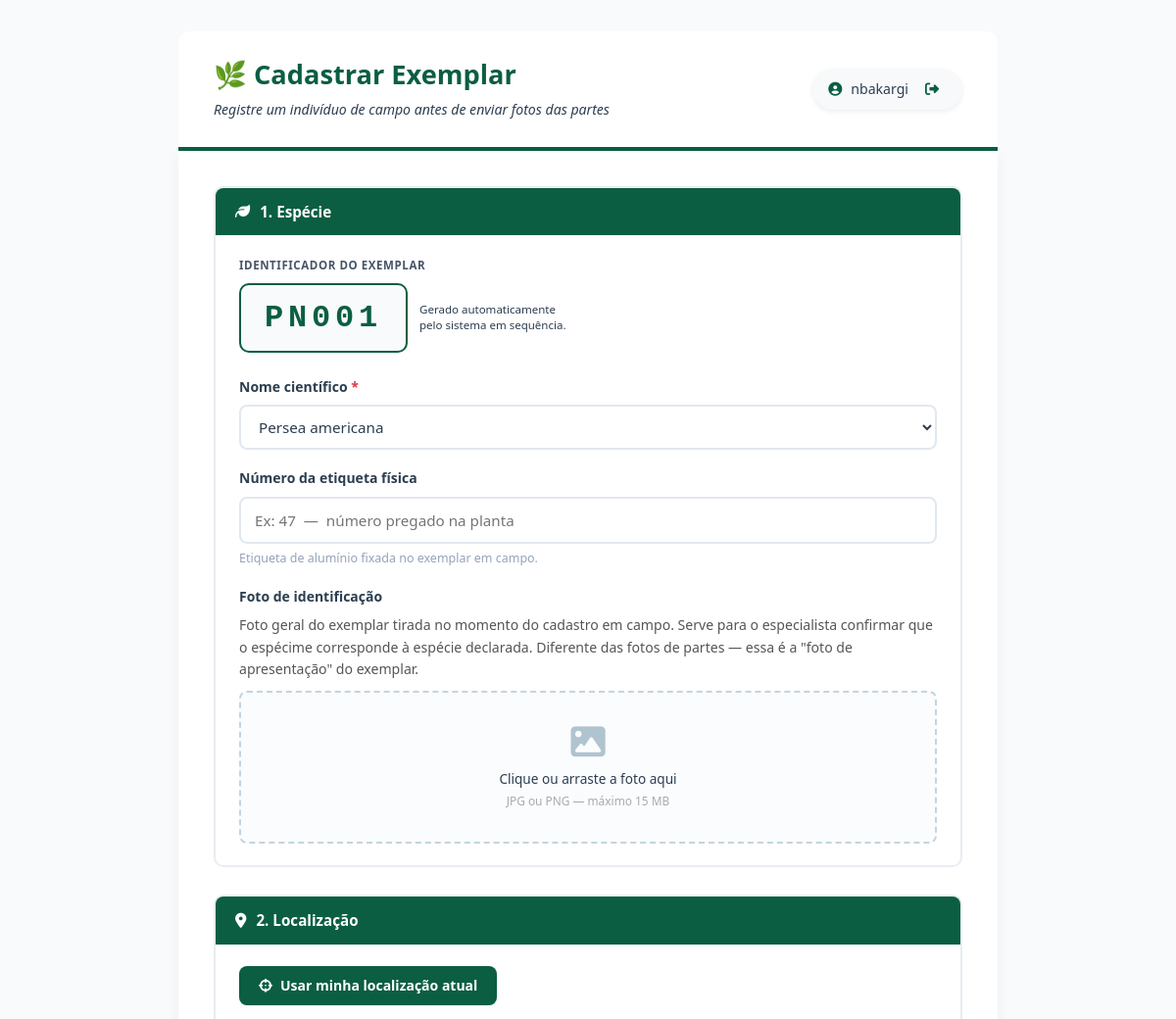
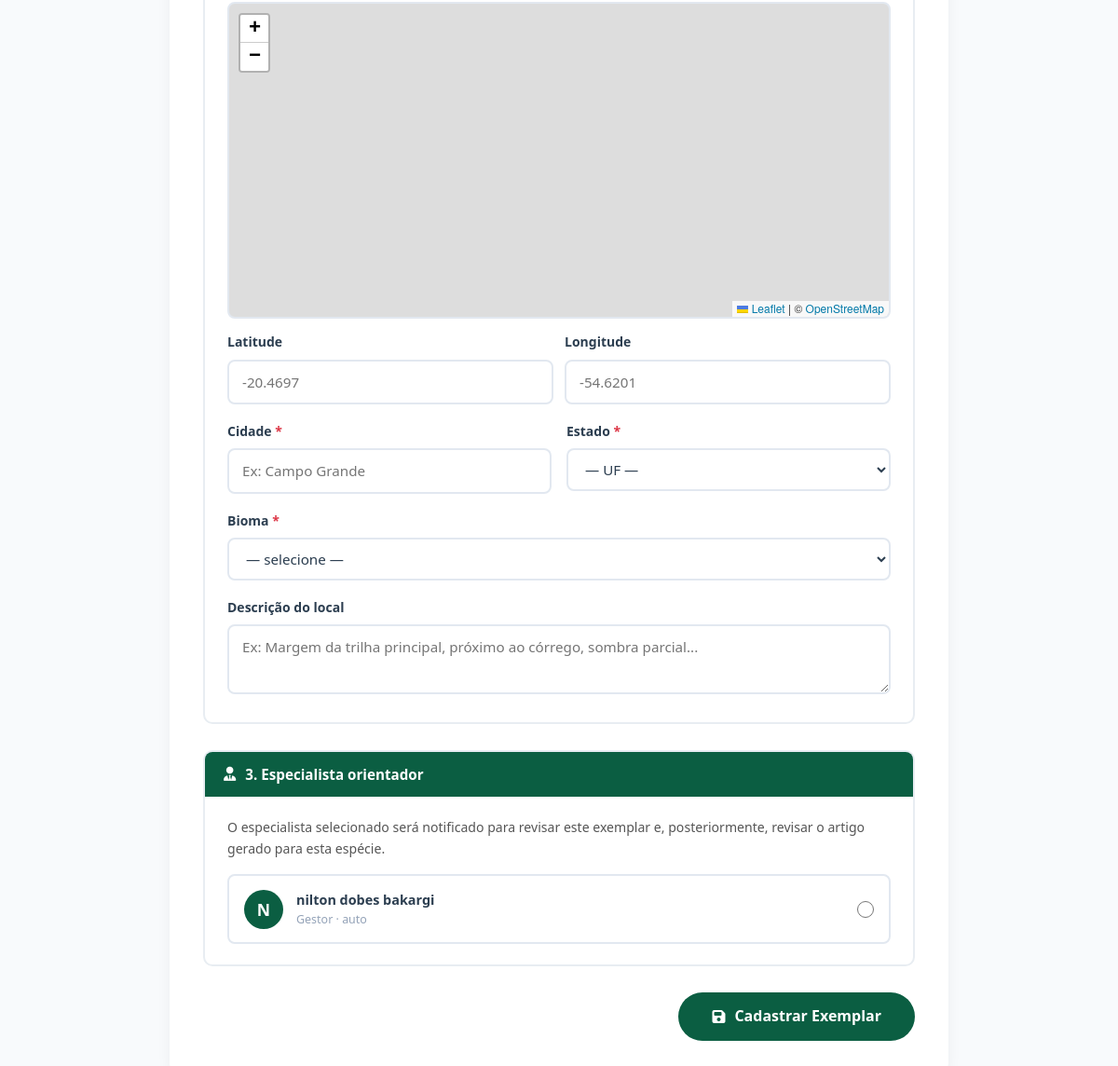
The page /src/Views/cadastrar_exemplar.php?especie_id=1 (signed in) on the database its author committed (2 pictures, top to bottom).
### tables this page shows
CREATE TABLE `usuarios` (
  `id` int NOT NULL,
  `nome` varchar(150) NOT NULL,
  `email` varchar(150) NOT NULL,
  `senha_hash` varchar(255) NOT NULL,
  `categoria` enum('gestor','colaborador','revisor','validador','visitante') DEFAULT 'visitante',
  `subtipo_colaborador` varchar(100) DEFAULT NULL,
  `bio` text,
  `foto_perfil` varchar(255) DEFAULT NULL,
  `instituicao` varchar(255) DEFAULT NULL,
  `lattes` varchar(500) DEFAULT NULL,
  `orcid` varchar(20) DEFAULT NULL,
  `status_verificacao` enum('pendente','verificado','bloqueado','aguardando_gestor') DEFAULT 'pendente',
  `ativo` tinyint(1) DEFAULT '1',
  `data_cadastro` datetime DEFAULT CURRENT_TIMESTAMP,
  `ultimo_acesso` datetime DEFAULT NULL
);

### src/Views/cadastrar_exemplar.php (the view, shortened to what this page needs)
<?php
require_once __DIR__ . '/../../config/banco_de_dados.php';
$usuario_nome = $_SESSION['usuario_nome'] ?? 'Usuário';
$especies = $pdo->query("
    SELECT id, nome_cientifico
    FROM especies_administrativo
    WHERE status NOT IN ('publicado')
    ORDER BY nome_cientifico
")->fetchAll();
$especialistas = $pdo->query("
    SELECT id, nome, categoria, instituicao
    FROM usuarios
    WHERE categoria IN ('revisor','gestor')
      AND status_verificacao = 'verificado'
      AND ativo = 1
    ORDER BY nome
")->fetchAll();
$especie_pre = isset($_GET['especie_id']) ? (int)$_GET['especie_id'] : 0;
$stmt_prox = $pdo->query("SELECT MAX(CAST(SUBSTRING(codigo, 3) AS UNSIGNED)) FROM exemplares WHERE codigo REGEXP '^PN[0-9]{3}$'");
$proximo_num = (int)$stmt_prox->fetchColumn() + 1;
$proximo_codigo = 'PN' . str_pad($proximo_num, 3, '0', STR_PAD_LEFT);
?>
<!DOCTYPE html>
<html lang="pt-br">
<head>
    <link rel="stylesheet" href="https://unpkg.com/leaflet@1.9.4/dist/leaflet.css">
    <link href="https://cdn.jsdelivr.net/npm/bootstrap@5.3.0/dist/css/bootstrap.min.css" rel="stylesheet">
    <link rel="stylesheet" href="https://cdnjs.cloudflare.com/ajax/libs/font-awesome/6.4.2/css/all.min.css">
    <link rel="stylesheet" href="/penomato_mvp/assets/css/estilo.css">
</head>
<body>
<div class="container">
    <div class="cabecalho">
        <div>
            <h1>🌿 Cadastrar Exemplar</h1>
            <div class="sub">Registre um indivíduo de campo antes de enviar fotos das partes</div>
        </div>
        <div class="user-pill">
            <i class="fas fa-user-circle"></i>
            <span><?= htmlspecialchars($usuario_nome) ?></span>
            <a href="/penomato_mvp/src/Controllers/auth/logout_controlador.php"
               class="btn-sair" onclick="return confirm('Deseja sair?')">
                <i class="fas fa-sign-out-alt"></i>
            </a>
        </div>
    </div>
    <div class="card-form">
        <form method="POST"
              action="/penomato_mvp/src/Controllers/processar_cadastro_exemplar.php"
              enctype="multipart/form-data"
              id="form-exemplar">
            <div class="secao">
                <div class="secao-titulo">
                    <i class="fas fa-leaf"></i> 1. Espécie
                </div>
                <div class="secao-corpo">
                    <div class="campo" style="margin-bottom: var(--esp-6);">
                        <label style="text-transform:uppercase;font-size:var(--texto-xs);letter-spacing:.05em;font-weight:var(--peso-bold);color:var(--cinza-600);">
                            Identificador do Exemplar
                        </label>
                        <div style="display:flex;align-items:center;gap:var(--esp-3);margin-top:var(--esp-2);">
                            <span style="font-size:2rem;font-weight:var(--peso-bold);font-family:monospace;
                                         color:var(--cor-primaria);background:var(--cinza-50);
                                         border:2px solid var(--cor-primaria);border-radius:var(--raio-md);
                                         padding:var(--esp-2) var(--esp-6);letter-spacing:.15em;">
                                <?php echo htmlspecialchars($proximo_codigo); ?>
                            </span>
                            <span style="font-size:var(--texto-xs);color:var(--cinza-500);line-height:1.4;">
                                Gerado automaticamente<br>pelo sistema em sequência.
                            </span>
                        </div>
                    </div>
                    <div class="campo">
                        <label for="especie_id">
                            Nome científico <span class="req">*</span>
                        </label>
                        <select name="especie_id" id="especie_id" required>
                            <?php foreach ($especies as $esp): ?>
                                <option value="<?= $esp['id'] ?>"
                                    <?= $especie_pre == $esp['id'] ? 'selected' : '' ?>>
                                    <?= htmlspecialchars($esp['nome_cientifico']) ?>
                                </option>
                            <?php endforeach; ?>
                        </select>
                    </div>
                    <div class="campo">
                        <label for="numero_etiqueta">
                            Número da etiqueta física
                        </label>
                        <input type="text" name="numero_etiqueta" id="numero_etiqueta"
                               placeholder="Ex: 47  —  número pregado na planta"
                               maxlength="50">
                        <div class="hint">Etiqueta de alumínio fixada no exemplar em campo.</div>
                    </div>
                    <div class="campo">
                        <label>Foto de identificação</label>
                        <p style="font-size:.88rem;color:#555;margin-bottom:10px;margin-top:2px;">
                            Foto geral do exemplar tirada no momento do cadastro em campo.
                            Serve para o especialista confirmar que o espécime corresponde à espécie declarada.
                            Diferente das fotos de partes — essa é a "foto de apresentação" do exemplar.
                        </p>
                        <div class="drop-zone" id="drop-zone"
                             onclick="document.getElementById('input-foto').click()">
                            <i class="fas fa-image"></i>
                            <p>Clique ou arraste a foto aqui<br>
                               <small style="color:#aaa">JPG ou PNG — máximo 15 MB</small></p>
                        </div>
                    </div>
                </div>
            </div>
            <div class="secao">
                <div class="secao-titulo">
                    <i class="fas fa-map-marker-alt"></i> 2. Localização
                </div>
                <div class="secao-corpo">
                    <button type="button" class="btn-gps" id="btn-gps" onclick="capturarGPS()">
                        <i class="fas fa-crosshairs"></i> Usar minha localização atual
                    </button>
                    <div id="mapa"></div>
                    <div class="coords-row">
                        <div class="campo">
                            <label for="latitude">Latitude</label>
                            <input type="number" name="latitude" id="latitude"
                                   step="0.00000001" min="-90" max="90"
                                   placeholder="-20.4697">
                        </div>
                        <div class="campo">
                            <label for="longitude">Longitude</label>
                            <input type="number" name="longitude" id="longitude"
                                   step="0.00000001" min="-180" max="180"
                                   placeholder="-54.6201">
                        </div>
                    </div>
                    <div class="grid-2">
                        <div class="campo">
                            <label for="cidade">Cidade <span class="req">*</span></label>
                            <input type="text" name="cidade" id="cidade"
                                   placeholder="Ex: Campo Grande" maxlength="150" required>
                        </div>
                        <div class="campo">
                            <label for="estado">Estado <span class="req">*</span></label>
                            <select name="estado" id="estado" required>
                                <option value="">— UF —</option>
                            </select>
                        </div>
                    </div>
                    <div class="campo">
                        <label for="bioma">Bioma <span class="req">*</span></label>
                        <select name="bioma" id="bioma" required>
                            <option value="">— selecione —</option>
                        </select>
                    </div>
                    <div class="campo">
                        <label for="descricao_local">Descrição do local</label>
                        <textarea name="descricao_local" id="descricao_local"
                                  placeholder="Ex: Margem da trilha principal, próximo ao córrego, sombra parcial..."></textarea>
                    </div>
                </div>
            </div>
            <div class="secao">
                <div class="secao-titulo">
                    <i class="fas fa-user-tie"></i> 3. Especialista orientador
                </div>
                <div class="secao-corpo">
                    <p style="font-size:.88rem;color:#555;margin-bottom:16px;">
                        O especialista selecionado será notificado para revisar este exemplar
                        e, posteriormente, revisar o artigo gerado para esta espécie.
                    </p>
                    <?php if (empty($especialistas)): ?>
                        <div class="alerta alerta-warning">
                            <i class="fas fa-exclamation-triangle"></i>
                            <span>Nenhum especialista cadastrado ainda. Peça ao gestor para cadastrar
                            um usuário com categoria <strong>Revisor</strong> antes de continuar.</span>
                        </div>
                        <input type="hidden" name="especialista_id" value="">
                    <?php else: ?>
                        <div style="display:flex;flex-direction:column;gap:10px;" id="lista-especialistas">
                            <?php foreach ($especialistas as $esp): ?>
                                <label class="esp-card" id="card-<?= $esp['id'] ?>"
                                       onclick="selecionarEsp(<?= $esp['id'] ?>)">
                                    <div class="esp-avatar">
                                        <?= strtoupper(substr($esp['nome'], 0, 1)) ?>
                                    </div>
                                    <div>
                                        <div class="esp-nome"><?= htmlspecialchars($esp['nome']) ?></div>
                                        <div class="esp-cat">
                                            <?= ucfirst($esp['categoria']) ?>
                                            <?= $esp['instituicao'] ? ' · ' . htmlspecialchars($esp['instituicao']) : '' ?>
                                        </div>
                                    </div>
                                    <input type="radio" name="_esp_radio"
                                           value="<?= $esp['id'] ?>" class="esp-radio">
                                </label>
                            <?php endforeach; ?>
                        </div>
                    <?php endif; ?>
                </div>
            </div>
            <div class="rodape">
                <a href="/penomato_mvp/src/Views/entrar_colaborador.php" class="btn-voltar">
                    <i class="fas fa-arrow-left"></i> Voltar ao Painel
                </a>
                <button type="submit" class="btn-salvar" id="btn-salvar">
                    <i class="fas fa-save"></i> Cadastrar Exemplar
                </button>
            </div>
        </form>
    </div>
</div>
</body>
</html>

### assets/css/estilo.css (style rules this page uses)
:root { --verde-900: #052e1c; --verde-800: #0b5e42; --verde-700: #0a4c35; --verde-600: #1a7a5a; --verde-400: #34c48a; --verde-100: #e8f5e9; --verde-50: #f0fdf6; --cor-primaria: var(--verde-800); --cor-primaria-hover: var(--verde-700); --cor-primaria-fundo: var(--verde-100); --cinza-900: #1a2634; --cinza-800: #2c3e50; --cinza-600: #475569; --cinza-400: #94a3b8; --cinza-300: #cbd5e1; --cinza-200: #e2e8f0; --cinza-100: #f1f5f9; --cinza-50: #f8fafc; --branco: #ffffff; --sucesso-texto: #155724; --sucesso-fundo: #d4edda; --sucesso-borda: #c3e6cb; --sucesso-cor: #28a745; --perigo-texto: #721c24; --perigo-fundo: #f8d7da; --perigo-borda: #f5c6cb; --perigo-cor: #dc3545; --aviso-texto: #856404; --aviso-fundo: #fff3cd; --aviso-borda: #ffc107; --aviso-cor: #e6ac00; --info-texto: #0c5460; --info-fundo: #d1ecf1; --info-borda: #bee5eb; --info-cor: #17a2b8; --status-sem-dados: #94a3b8; --status-dados-internet:#64748b; --status-descrita: #d97706; --status-registrada: #0891b2; --status-em-revisao: #7c3aed; --status-revisada: #1d4ed8; --status-contestado: #dc2626; --status-publicado: #16a34a; --fonte-principal: 'Segoe UI', Tahoma, Geneva, Verdana, sans-serif; --fonte-mono: 'Courier New', Courier, monospace; --texto-xs: 0.72rem; --texto-sm: 0.85rem; --texto-base: 1rem; --texto-md: 1.05rem; --texto-lg: 1.2rem; --texto-xl: 1.4rem; --texto-2xl: 1.75rem; --texto-3xl: 2.2rem; --peso-normal: 400; --peso-medio: 500; --peso-semi: 600; --peso-bold: 700; --linha-base: 1.6; --linha-apertada:1.3; --linha-larga: 1.8; --esp-1: 4px; --esp-2: 8px; --esp-3: 12px; --esp-4: 16px; --esp-5: 20px; --esp-6: 24px; --esp-8: 32px; --esp-10: 40px; --esp-12: 48px; --esp-16: 64px; --raio-sm: 6px; --raio-md: 10px; --raio-lg: 16px; --raio-xl: 24px; --raio-pill: 999px; --sombra-sm: 0 1px 3px rgba(0,0,0,0.08); --sombra-md: 0 2px 8px rgba(0,0,0,0.10); --sombra-lg: 0 4px 20px rgba(0,0,0,0.13); --sombra-foco:0 0 0 3px rgba(11,94,66,0.18); --transicao: 0.2s ease; }
*, *::before, *::after { box-sizing: border-box; margin: 0; padding: 0; }
html { font-size: 16px; scroll-behavior: smooth; -webkit-text-size-adjust: 100%; }
body { font-family: var(--fonte-principal); font-size: var(--texto-base); line-height: var(--linha-base); color: var(--cinza-800); background: var(--cinza-50); -webkit-font-smoothing: antialiased; }
a { color: var(--cor-primaria); text-decoration: none; }
button, input, select, textarea { font-family: inherit; font-size: inherit; }
h1, h2, h3, h4, h5, h6 { font-weight: var(--peso-bold); line-height: var(--linha-apertada); color: var(--cinza-900); }
h1 { font-size: var(--texto-3xl); }
.secao { background: var(--branco); border: 2px solid var(--cinza-200); border-radius: var(--raio-md); overflow: hidden; margin-bottom: var(--esp-5); }
.secao-titulo { background: var(--cor-primaria); color: var(--branco); padding: var(--esp-3) var(--esp-5); font-weight: var(--peso-semi); font-size: var(--texto-sm); display: flex; align-items: center; gap: var(--esp-2); }
.secao-corpo { padding: var(--esp-5); }
.btn-voltar { background: rgba(255,255,255,0.18); color: var(--branco); border: none; padding: var(--esp-2) var(--esp-4); border-radius: var(--raio-pill); font-size: var(--texto-sm); cursor: pointer; text-decoration: none; transition: background var(--transicao); }
.form-campo, input[type="text"], input[type="email"], input[type="password"], input[type="number"], input[type="date"], input[type="url"], select, textarea { width: 100%; padding: var(--esp-3) var(--esp-4); border: 2px solid var(--cinza-200); border-radius: var(--raio-md); font-size: var(--texto-sm); color: var(--cinza-800); background: var(--branco); transition: border-color var(--transicao), box-shadow var(--transicao); line-height: var(--linha-base); }

### rows shown on the page
usuarios: nome "N", nome "nilton dobes bakargi", categoria "Gestor", instituicao "auto"

### other values the page prints
$usuario_nome "nbakargi"
$proximo_codigo "PN001"
form field especie_id "Persea americana"
